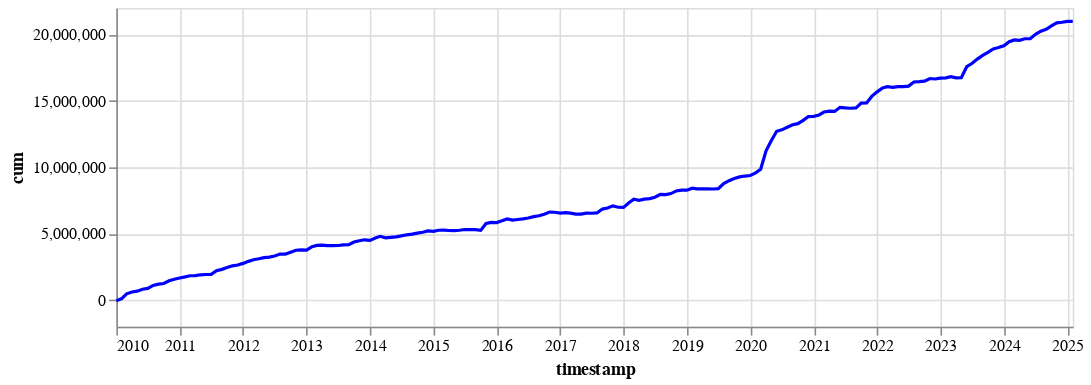

The code cell stored with this chart in its notebook:
### Code cell
src = pd.DataFrame()
src['cum'] = treasfinancing.cumsum()

base = alt.Chart(src.reset_index(), width=600, height=200).encode(x='timestamp:T')
line1 = base.mark_line(stroke='blue').encode(alt.Y('cum'))
line1

### Figure 1 — Vega-Lite specification as saved in the notebook (floating-point values rounded to 4 significant figures; data arrays with more than 128 entries replaced by an {"elided": "..."} marker saying what was removed)
{"config": {"view": {"continuousWidth": 300, "continuousHeight": 300}}, "data": {"name": "data-c0d0d35169e1cb19f4a6ec303a4ea660"}, "mark": {"type": "line", "stroke": "blue"}, "encoding": {"x": {"field": "timestamp", "type": "temporal"}, "y": {"field": "cum", "type": "quantitative"}}, "height": 200, "width": 600, "$schema": "https://vega.github.io/schema/vega-lite/v5.20.1.json", "datasets": {"data-c0d0d35169e1cb19f4a6ec303a4ea660": {"elided": "182 records"}}}
